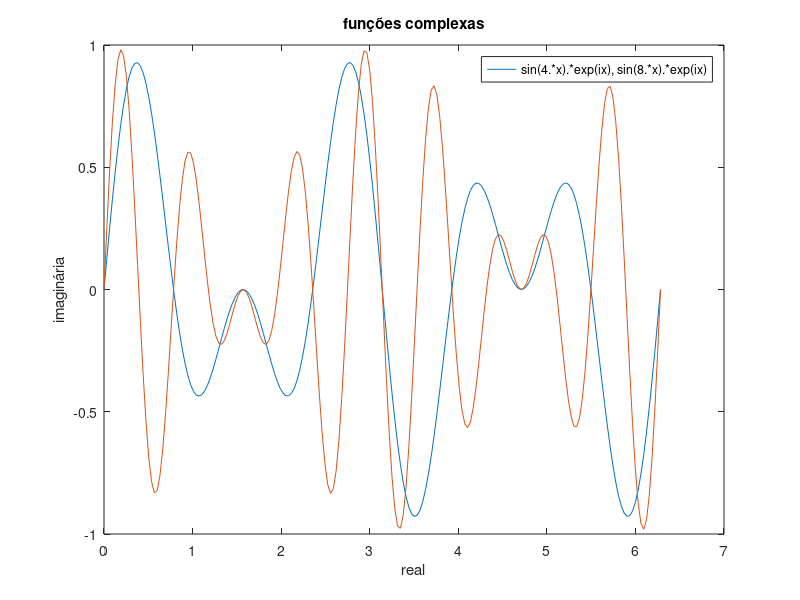

MATLAB code for this plot:
x = linspace(0, 2*pi, 200);
fx = sin(4.*x).*exp(i.*x);
gx = sin(8.*x).*exp(i.*x);
plot(x, fx, x, gx)
title('funções complexas')
xlabel('real')
ylabel('imaginária')
legend('sin(4.*x).*exp(ix), sin(8.*x).*exp(ix)')